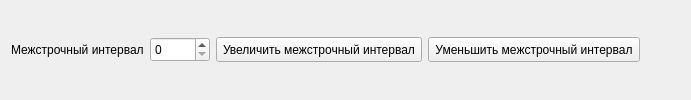
      <widget class="QWidget" name="tablineheight">
       <attribute name="title">
        <string>Межстрочный интервал</string>
       </attribute>
       <layout class="QHBoxLayout" name="horizontalLayout_5">
        <item>
         <widget class="QLabel" name="labheight">
          <property name="text">
           <string>&lt;html&gt;&lt;head/&gt;&lt;body&gt;&lt;p&gt;Межстрочный интервал&lt;/p&gt;&lt;/body&gt;&lt;/html&gt;</string>
          </property>
         </widget>
        </item>
        <item>
         <widget class="QSpinBox" name="spinlineheight">
          <property name="sizePolicy">
           <sizepolicy hsizetype="Fixed" vsizetype="Fixed">
            <horstretch>0</horstretch>
            <verstretch>0</verstretch>
           </sizepolicy>
          </property>
          <property name="minimumSize">
           <size>
            <width>60</width>
            <height>25</height>
           </size>
          </property>
          <property name="toolTip">
           <string>&lt;html&gt;&lt;head/&gt;&lt;body&gt;&lt;p&gt;Указать конкретный межстрочный интервал&lt;/p&gt;&lt;/body&gt;&lt;/html&gt;</string>
          </property>
         </widget>
        </item>
        <item>
         <widget class="QToolButton" name="increaselinespacing">
          <property name="minimumSize">
           <size>
            <width>25</width>
            <height>25</height>
           </size>
          </property>
          <property name="toolTip">
           <string>&lt;html&gt;&lt;head/&gt;&lt;body&gt;&lt;p&gt;Увеличить межстрочный интервал&lt;/p&gt;&lt;/body&gt;&lt;/html&gt;</string>
          </property>
          <property name="text">
           <string>Увеличить межстрочный интервал</string>
          </property>
          <property name="icon">
           <iconset resource="icons.qrc">
            <normaloff>:/font/icons/font/indent/increaselinespacing.png</normaloff>:/font/icons/font/indent/increaselinespacing.png</iconset>
          </property>
         </widget>
        </item>
        <item>
         <widget class="QToolButton" name="reducelinespacing">
          <property name="minimumSize">
           <size>
            <width>25</width>
            <height>25</height>
           </size>
          </property>
          <property name="toolTip">
           <string>&lt;html&gt;&lt;head/&gt;&lt;body&gt;&lt;p&gt;Уменьшить межстрочный интервал&lt;/p&gt;&lt;/body&gt;&lt;/html&gt;</string>
          </property>
          <property name="text">
           <string>Уменьшить межстрочный интервал</string>
          </property>
          <property name="icon">
           <iconset resource="icons.qrc">
            <normaloff>:/font/icons/font/indent/reducelinespacing.png</normaloff>:/font/icons/font/indent/reducelinespacing.png</iconset>
          </property>
         </widget>
        </item>
        <item>
         <spacer name="spacerheight">
          <property name="orientation">
           <enum>Qt::Horizontal</enum>
          </property>
          <property name="sizeHint" stdset="0">
           <size>
            <width>40</width>
            <height>20</height>
           </size>
          </property>
         </spacer>
        </item>
       </layout>
      </widget>
